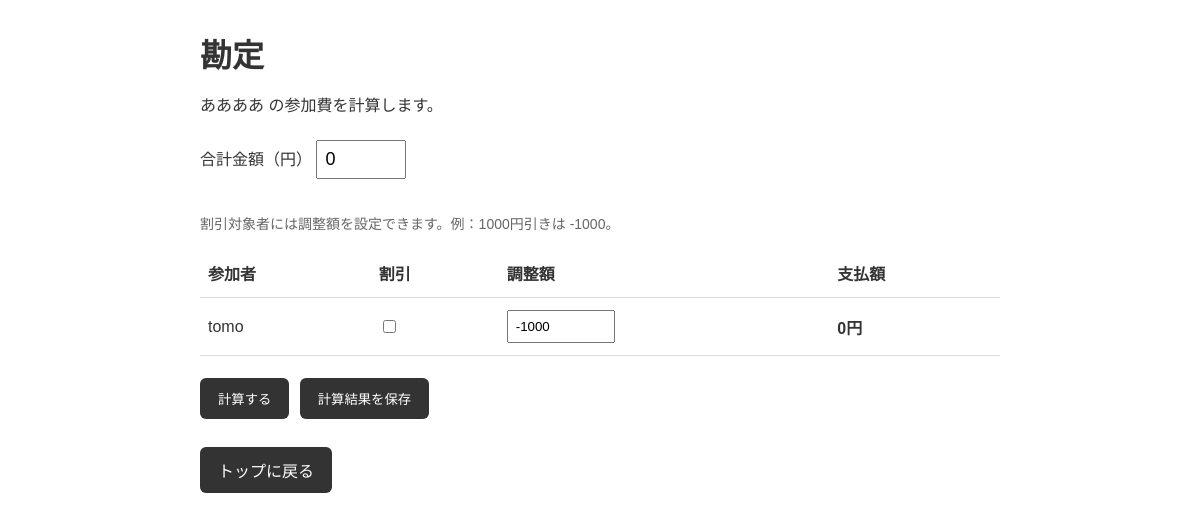
Page /event/1/billing (signed in) on the committed database.
### tables this page shows
CREATE TABLE events (
    id INTEGER PRIMARY KEY AUTOINCREMENT,

    title TEXT NOT NULL,

    host_user_id INTEGER NOT NULL,

    places TEXT,
    dates TEXT,
    times TEXT,

    is_active BOOLEAN NOT NULL DEFAULT 1,

    created_at DATETIME NOT NULL DEFAULT (datetime('now','localtime')),

    finished_at DATETIME, remind_close_sent INTEGER DEFAULT 0, remind_day_sent INTEGER DEFAULT 0, final_date TEXT,

    FOREIGN KEY(host_user_id)
        REFERENCES users(id)
);

CREATE TABLE users (
    id INTEGER PRIMARY KEY AUTOINCREMENT,
    username TEXT NOT NULL UNIQUE,
    email TEXT NOT NULL UNIQUE,
    password_hash TEXT NOT NULL,
    created_at DATETIME NOT NULL DEFAULT CURRENT_TIMESTAMP
);

### app.py (the view, shortened to what this page needs)
@app.route("/event/<int:event_id>/billing", methods=["GET", "POST"])
def event_billing(event_id):
    if not login_required():
        return redirect(url_for("login"))
    conn = get_db()
    try:
        event = conn.execute("""
            SELECT events.*, users.username AS host_name
            FROM events
            JOIN users ON users.id = events.host_user_id
            WHERE events.id = ?
        """, (event_id,)).fetchone()
        if event is None:
            return "イベントが見つかりません。", 404
        if session["username"] != event["host_name"]:
            return "主催者のみ利用できます。", 403
        participant_rows = conn.execute("""
            SELECT DISTINCT users.id, users.username
            FROM votes
            JOIN users ON users.id = votes.user_id
            WHERE votes.event_id = ? AND votes.is_join = 1
            ORDER BY users.id
        """, (event_id,)).fetchall()
        participants = [
            {
                "id": p["id"],
                "username": p["username"],
                "discount_enabled": 0,
                "adjustment": -1000,
                "base_amount": 0,
                "final_amount": 0,
            }
            for p in participant_rows
        ]
        billing = conn.execute("""
            SELECT * FROM billings WHERE event_id = ? ORDER BY id DESC LIMIT 1
        """, (event_id,)).fetchone()
        total_amount = billing["total_amount"] if billing else 0
        calculated = False
        error = None
        return render_template(
            "billing.html",
            event=event,
            participants=participants,
            total_amount=total_amount,
            calculated=calculated,
            error=error,
        )
    finally:
        conn.close()

### app.py (called while the page is built)
def get_db():
    conn = sqlite3.connect(DB_NAME)
    conn.row_factory = sqlite3.Row
    return conn

def login_required():
    return "username" in session

### templates/billing.html (shortened to what this page needs)
<!DOCTYPE html>
<html lang="ja">
<head>
</head>
<body>
    <h1>勘定</h1>
    <p>{{ event.title }} の参加費を計算します。</p>
    {% if participants %}
    <form method="post">
        <label for="total_amount">合計金額（円）</label>
        <input
            class="total-input"
            type="number"
            id="total_amount"
            name="total_amount"
            min="0"
            step="1"
            value="{{ total_amount }}"
            required
        >
        <p class="note">
            割引対象者には調整額を設定できます。例：1000円引きは -1000。
        </p>
        <table>
            <thead>
                <tr>
                    <th>参加者</th>
                    <th>割引</th>
                    <th>調整額</th>
                    <th>支払額</th>
                </tr>
            </thead>
            <tbody>
                {% for p in participants %}
                <tr>
                    <td>{{ p.username }}</td>
                    <td>
                        <input
                            type="checkbox"
                            name="discount_enabled_{{ p.id }}"
                            value="1"
                        >
                    </td>
                    <td>
                        <input
                            type="number"
                            name="adjustment_{{ p.id }}"
                            value="{{ p.adjustment }}"
                            step="1"
                        >
                    </td>
                    <td class="amount">
                        {% if calculated %}
                            {{ "{:,}".format(p.final_amount) }}円
                        {% else %}
                            {% if p.final_amount is not none %}
                                {{ "{:,}".format(p.final_amount) }}円
                            {% else %}
                                未計算
                            {% endif %}
                        {% endif %}
                    </td>
                </tr>
                {% endfor %}
            </tbody>
        </table>
        <button type="submit" name="action" value="calculate">
            計算する
        </button>
        <button type="submit" name="action" value="save">
            計算結果を保存
        </button>
    </form>
    {% else %}
        <p>参加すると回答したユーザーがいません。</p>
    {% endif %}
    <p>
        <a class="back-link" href="{{ url_for('index') }}">トップに戻る</a>
    </p>
</body>
</html>

### templates/billing.html (style rules this page uses)
body { font-family: sans-serif; max-width: 800px; margin: 30px auto; padding: 0 16px; color: #333; }
h1 { margin-bottom: 8px; }
.total-input { width: 100%; box-sizing: border-box; padding: 12px; font-size: 18px; margin: 8px 0 20px; }
table { width: 100%; border-collapse: collapse; margin: 16px 0; }
th, td { border-bottom: 1px solid #ddd; padding: 12px 8px; text-align: left; }
input[type="number"] { width: 90px; padding: 7px; }
button, .back-link { display: inline-block; padding: 11px 18px; border: none; border-radius: 6px; background: #333; color: white; text-decoration: none; cursor: pointer; margin: 6px 6px 6px 0; }
.note { color: #666; font-size: 14px; }
.amount { font-weight: bold; }

### rows in the picture
events: title "ああああ"
users: username "tomo", adjustment "-1000", final_amount "0"
